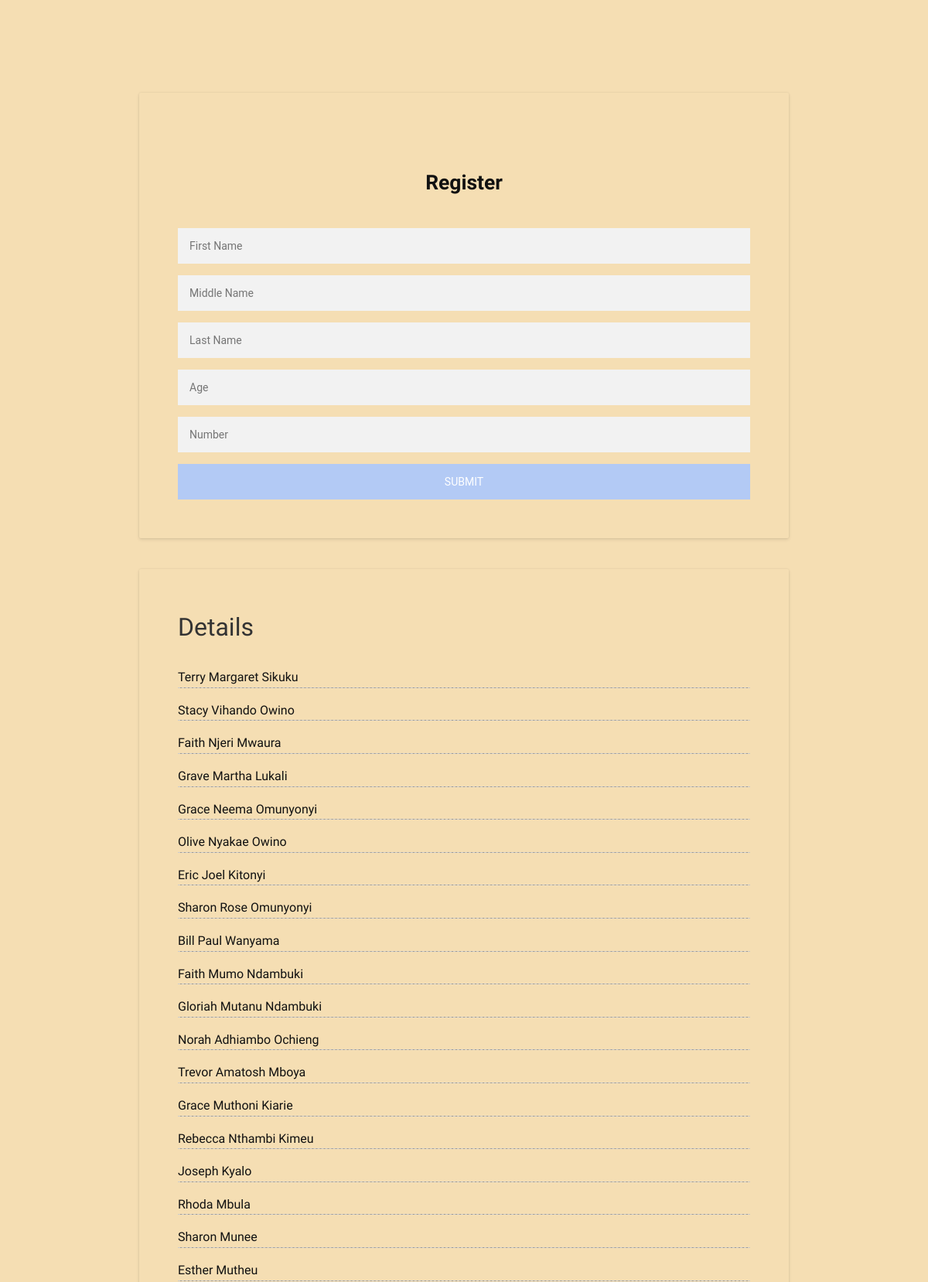
The page / (upper part) on the database its author committed.
### tables this page shows
CREATE TABLE `tbl_saints` (
  `id` int(11) NOT NULL,
  `firstName` varchar(100) NOT NULL,
  `middleName` varchar(100) NOT NULL,
  `lastName` varchar(100) DEFAULT '',
  `year` int(4) DEFAULT NULL,
  `number` text,
  `Gender` varchar(1) NOT NULL
);

### application/controllers/Saints.php (called while the page is built, shortened)
<?php
class Saints extends CI_Controller {
    public function __construct()
    {
        $this->load->library(array('form_validation'));
        $this->load->model('SaintViewModel');
    }
    public function index()
    {
        $data ['saints_query'] = $this->SaintViewModel->get_last_ten_entries();
        $this->load->view('saints_view',$data);
    }
}

### index.php (called while the page is built, shortened)
<?php
require_once BASEPATH.'core/CodeIgniter.php';

### application/models/SaintViewModel.php (called while the page is built, shortened)
<?php
class SaintViewModel extends CI_Model
{
    public function get_last_ten_entries()
    {
        $query = $this->db->get('tbl_saints');
        return $query->result();
    }
}

### application/views/saints_view.php (the view, shortened to what this page needs)
<!DOCTYPE html>
<html>
<head>
    <link type="text/css" rel="stylesheet" href="<?php echo base_url(); ?>assets/css/tidy.css"
          media="screen,projection"/>
    <link type="text/css" rel="stylesheet" href="<?php echo base_url(); ?>assets/css/animate.css"
          media="screen,projection"/>
    <link href="//cdn.rawgit.com/noelboss/featherlight/1.3.2/release/featherlight.min.css" type="text/css"
          rel="stylesheet" title="Featherlight Styles"/>
    <link type="text/css" rel="stylesheet" href="<?php echo base_url(); ?>assets/css/style.css"
          media="screen,projection"/>
</head>
<body ng-app="mainApp" ng-controller="mainController">
<div class="container" style="width: 100%">
    <div class="cover-image"></div>
    <div class="desktop-fab-container ">
    </div>
    <div class="wow fadeInUp content-card" style="margin-bottom: 40px">
        <br><br>
        <span class="text-description" style="font-size: 1.1em; align-content: center">
            <h2 style="text-align: center">Register</h2></span></span>
        <br>
        <div class="form">
            <form class="register-form" ng-submit="SignupPost()">
                <input type="text" placeholder="First Name" ng-model="saintFirstName" class="validate"/>
                <input type="text" placeholder="Middle Name" ng-model="saintMiddleName" class="validate"/>
                <input type="text" placeholder="Last Name" ng-model="saintLastName" class="validate"/>
                <input type="number" placeholder="Age" ng-model="saintAge" class="validate"/>
                <input type="text" placeholder="Number" ng-model="saintNumber" class="validate"/>
                <button type="submit">Submit</button>
            </form>
        </div>
    </div>
    <div class="wow fadeInUp content-card" style="margin-top: 0;">
        <span class="text-subtitle" style="font-size: 2em; font-weight: 300; color: #333">Details</span>
        <br><br>
        <div>
            <?php for ($i = 0; $i < count($saints_query); ++$i) { ?>
                <div class="card">
                    <span class="text-description"><?php echo $saints_query[$i]->firstName; ?></span>
                    <span class="text-description"><?php echo $saints_query[$i]->middleName; ?></span>
                    <span class="text-description"><?php echo $saints_query[$i]->lastName; ?></span>
                    <hr class="frenzy"/>
                </div>
            <?php } ?>
        </div>
    </div>
</div>
</body>
</html>

### assets/css/tidy.css (style rules this page uses)
* { font-family:RobotoDraft,sans-serif; -webkit-transition:all .3s ease; -moz-transition:all .3s ease; -o-transition:all .3s ease; transition:all .3s ease; -webkit-touch-callout:none; -webkit-user-select:none; -khtml-user-select:none; -moz-user-select:none; -ms-user-select:none; user-select:none; }
*, *:after, *:before { -webkit-box-sizing: border-box; -moz-box-sizing: border-box; box-sizing: border-box; }
body,html { background-color:#e5e5e5; height:100%; width: 100%; font-family:sans-serif; margin: 0px; }
.content-card { width: 70%; background-color: inherit; margin: auto; margin-top: 10%; position: relative; padding: 50px; border-top-left-radius: 2px; border-top-right-radius: 2px; border-bottom-right-radius: 2px; border-bottom-left-radius: 2px; box-shadow: rgba(0, 0, 0, 0.0980392) 0px 2px 4px, rgba(0, 0, 0, 0.0980392) 0px 0px 3px; }
.cover-image { background-color: wheat; background-size:cover; background-position:center; height:100%; width:100%; top:0; position:fixed; }
.text-subtitle { font-size: 1.2em; font-weight: 400; color: #777; }
.text-description { margin-top: 3px; word-wrap: break-word; font-size: 1em; font-weight: 400; line-height: 1.5em; color: #111; }
.desktop-fab-container { height: 50%; width: 20%; position: absolute; top: 0; right: 0; display: -ms-flexbox; display: -webkit-flex; display: flex; aliign-items: flex-end; -webkit-align-items: flex-end; justify-content: center; -webkit-justify-content: center; }

### assets/css/style.css (style rules this page uses)
.form input { font-family: "Roboto", sans-serif; outline: 0; background: #f2f2f2; width: 100%; border: 0; margin: 0 0 15px; padding: 15px; box-sizing: border-box; font-size: 14px; }
.form button { font-family: "Roboto", sans-serif; text-transform: uppercase; outline: 0; background: #b3caf5; width: 100%; border: 0; padding: 15px; color: #FFFFFF; font-size: 14px; -webkit-transition: all 0.3 ease; transition: all 0.3 ease; cursor: pointer; }
hr.frenzy { border: 0; border-bottom: 1px dashed #ccc; background: #999; }
*, *:after, *:before { margin: 0; padding: 0; box-sizing: border-box; }
html { font-size: 62.5%; }
body { background-color: #eee; font-family: Roboto; font-weight: 400; font-size: 1.6em; line-height: 1.6; color: #666; }
h2 { line-height: 1.2; margin-bottom: 1.6rem; }
.card { background-color: in; margin-bottom: 1.6rem; }

### rows shown on the page
tbl_saints: firstName "Terry", middleName "Margaret", lastName "Sikuku"
tbl_saints: firstName "Stacy", middleName "Vihando", lastName "Owino"
tbl_saints: firstName "Faith", middleName "Njeri", lastName "Mwaura"
tbl_saints: firstName "Grave", middleName "Martha", lastName "Lukali"
tbl_saints: firstName "Grace", middleName "Neema", lastName "Omunyonyi"
tbl_saints: firstName "Olive", middleName "Nyakae", lastName "Owino"
tbl_saints: firstName "Eric", middleName "Joel", lastName "Kitonyi"
tbl_saints: firstName "Sharon", middleName "Rose", lastName "Omunyonyi"
tbl_saints: firstName "Bill", middleName "Paul", lastName "Wanyama"
tbl_saints: firstName "Faith", middleName "Mumo", lastName "Ndambuki"
tbl_saints: firstName "Gloriah", middleName "Mutanu", lastName "Ndambuki"
tbl_saints: firstName "Norah", middleName "Adhiambo", lastName "Ochieng"
tbl_saints: firstName "Trevor", middleName "Amatosh", lastName "Mboya"
tbl_saints: firstName "Grace", middleName "Muthoni", lastName "Kiarie"
tbl_saints: firstName "Rebecca", middleName "Nthambi", lastName "Kimeu"
tbl_saints: firstName "Joseph", middleName "Kyalo"
tbl_saints: firstName "Rhoda", middleName "Mbula"
tbl_saints: firstName "Sharon", middleName "Munee"
tbl_saints: firstName "Esther", middleName "Mutheu"
